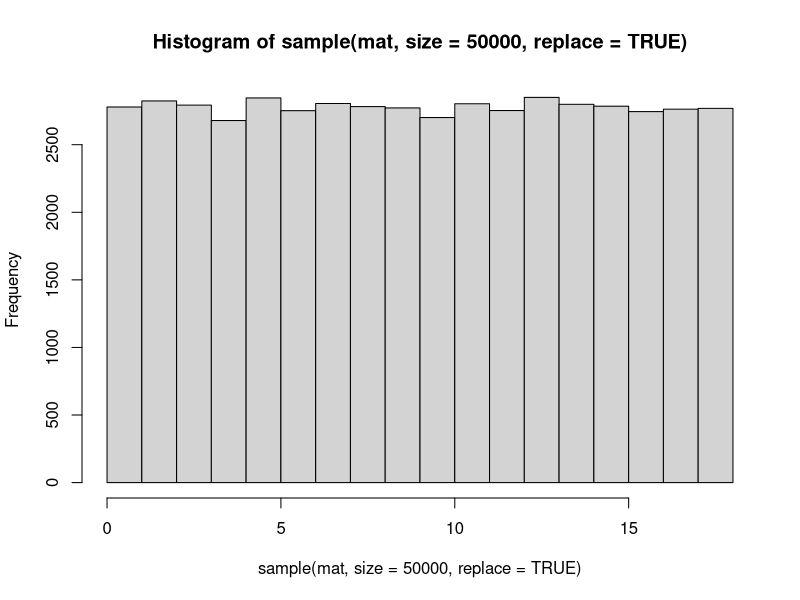
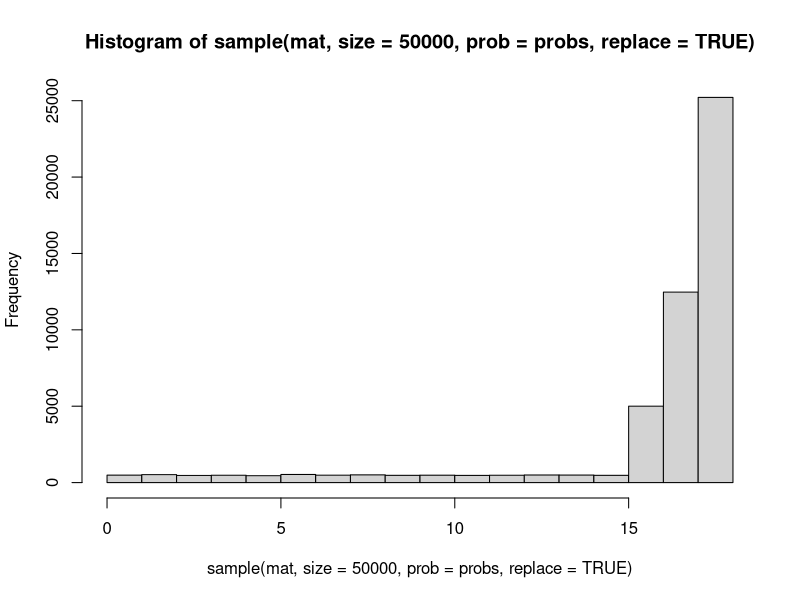
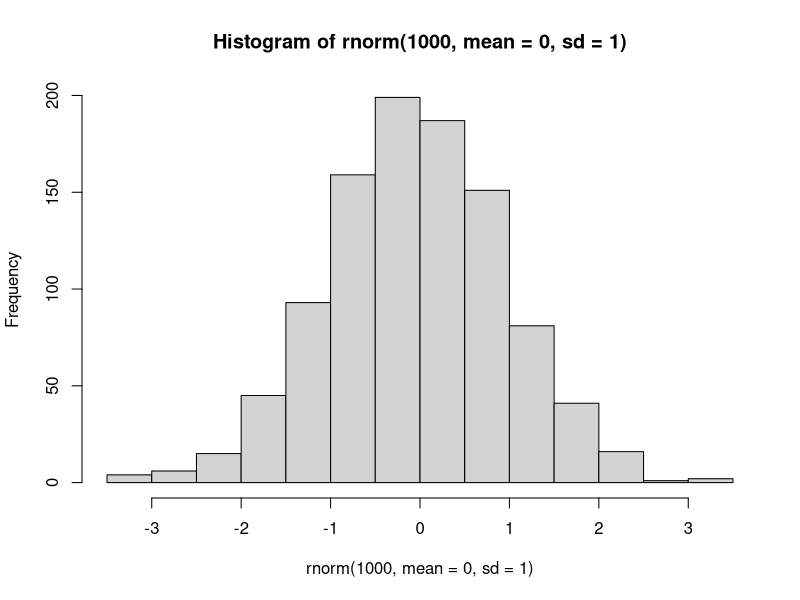
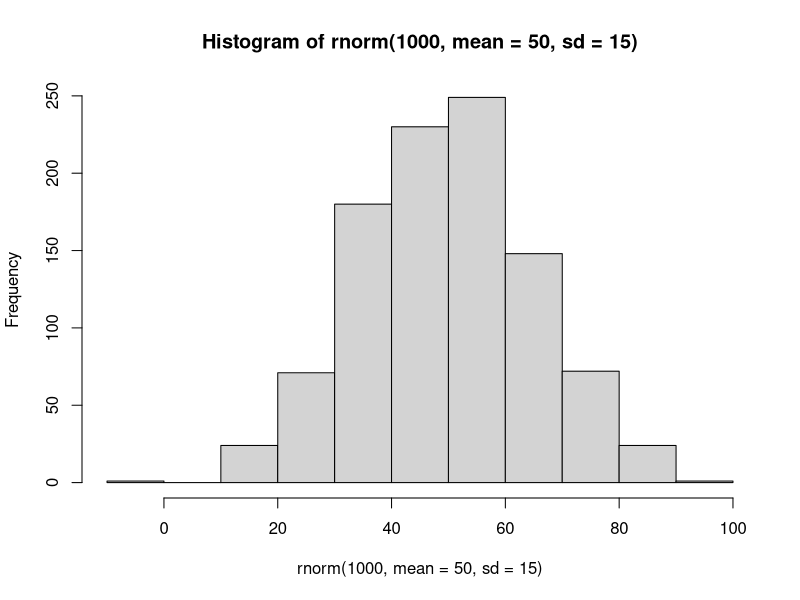
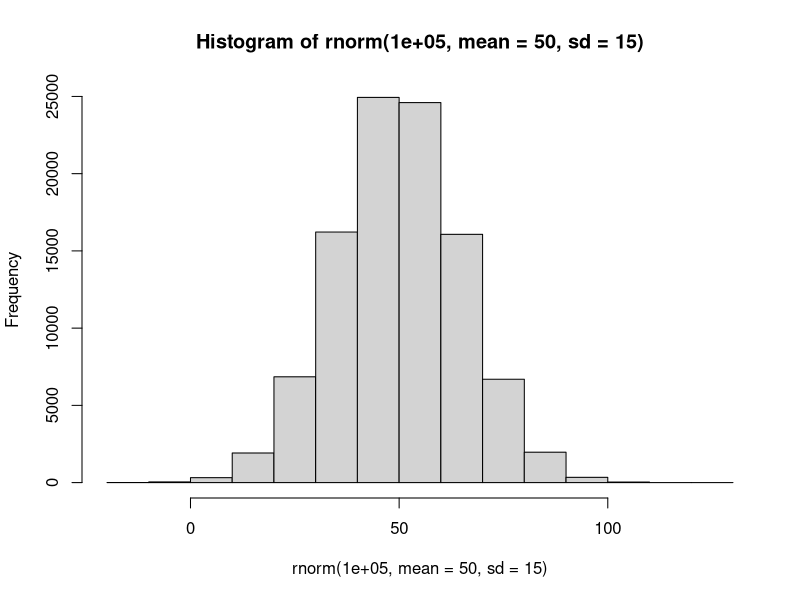
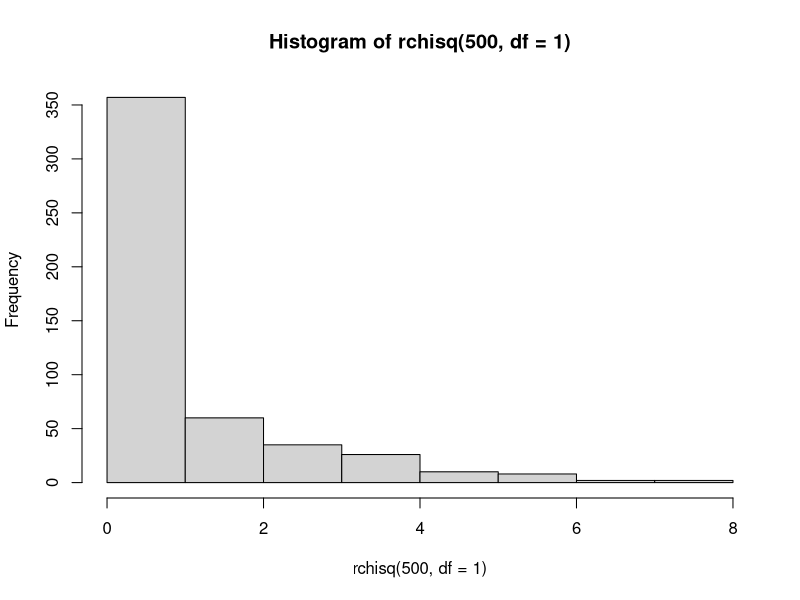
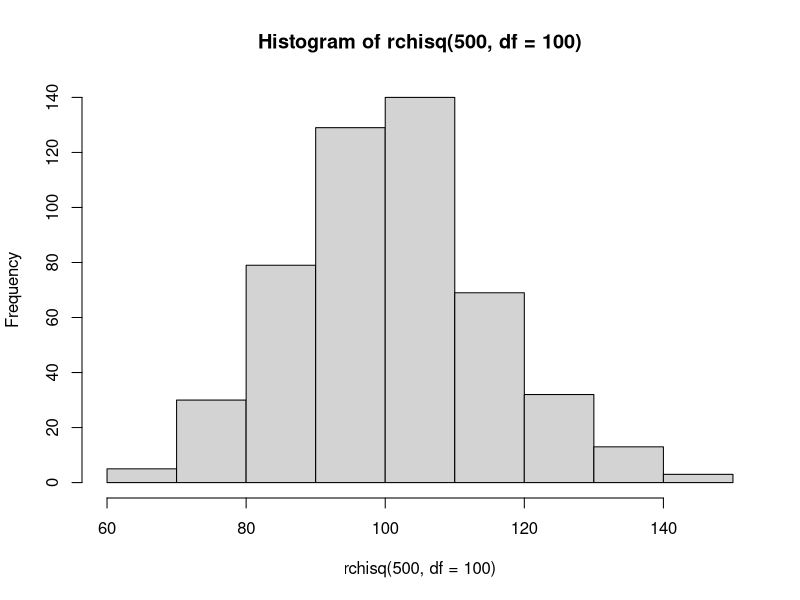
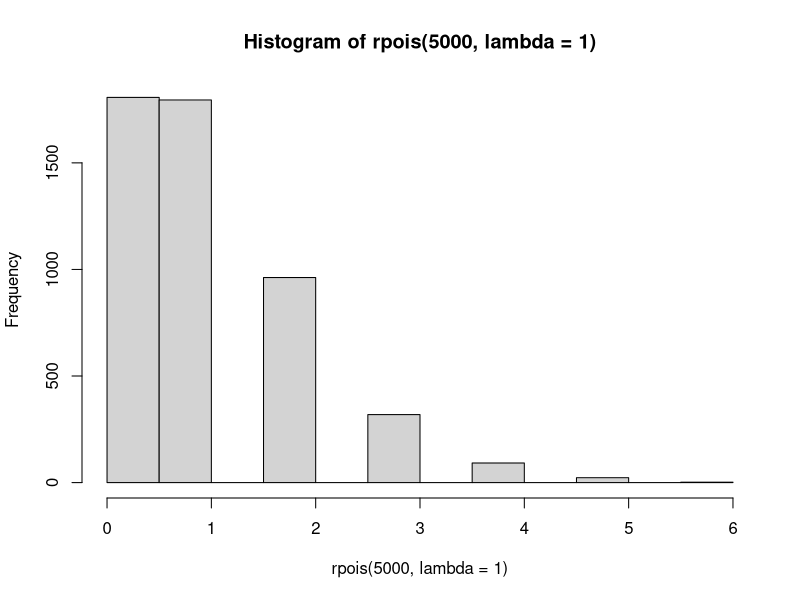

Generate these figures, in order, with R:
## ---- chunk 1
knitr::opts_chunk$set(dev.args=list(bg="transparent"))
## ---- chunk 2
library(mvtnorm)  # Multivariate Normal tools
## ---- chunk 3
c(1, 2, 3, 4, 3, 2, 1)
c(1:4, 3:1)
## ---- chunk 4
matrix(1:15, nrow = 3, ncol = 5, byrow = TRUE)
## ---- chunk 5
mat <- matrix(1:18, 3, 6)
mat
c(mat)
## ---- chunk 6
sample(mat)
## ---- chunk 7
sample(mat, size = 5)
## ---- chunk 8
sample(mat, size = 50, replace = TRUE)
## ---- chunk 9
hist(sample(mat, size = 50000, replace=TRUE), breaks = 0:18)
## ---- chunk 10
probs <- c(rep(.01, 15), .1, .25, .50)
probs
hist(sample(mat, size = 50000, prob = probs, replace=TRUE), breaks = 0:18)

## ---- chunk 11
set.seed(123)
sample(mat, size = 50, replace = TRUE)
set.seed(123)
sample(mat, size = 50, replace = TRUE)
## ---- chunk 12
set.seed(123)
sample(mat, size = 5, replace = TRUE)
sample(mat, size = 7, replace = TRUE)
set.seed(123)
sample(mat, size = 5, replace = TRUE)
sample(mat, size = 7, replace = TRUE)
## ---- chunk 13
hist(rnorm(1000, mean = 0, sd = 1))
## ---- chunk 14
hist(rnorm(1000, mean = 50, sd = 15))
## ---- chunk 15
hist(rnorm(100000, mean = 50, sd = 15))
## ---- chunk 16
hist(rchisq(500, df = 1))
## ---- chunk 17
hist(rchisq(500, df = 100))
## ---- chunk 18
hist(rpois(5000, lambda = 1))
## ---- chunk 19
hist(rpois(5000, lambda = 100))
## ---- chunk 20
run <- rbinom(1000, size = 1, prob = .75) 
table(run)
## ---- chunk 21
hist(run)
## ---- chunk 22
run <- rbinom(10000, size = 60, prob = .75)
table(run)
## ---- chunk 23
hist(run)
## ---- chunk 24
sigma <- matrix(c(30, 15, 15, 30), 2, 2)
sigma
means <- c(97, 63)
data <- rmvnorm(n = 1000, mean = means, sigma = sigma)
colMeans(data)
var(data)
## ---- chunk 25
plot(data)
## ---- chunk 26
sigma <- matrix(c(1, 0, 0, 1), 2, 2)
sigma
means <- c(0, 0)
data <- rmvnorm(n = 1000, mean = means, sigma = sigma)
colMeans(data)
var(data)
## ---- chunk 27
plot(data)
## ---- chunk 28
par(mfrow = c(1, 2))
hist(data[, 1])
hist(data[, 2])
